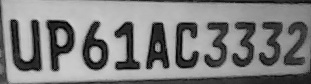
#> input picture IMG-20240409-WA0004.jpg, 311 x 84 px, given in place of the camera
$ python project.py
#> lines starting #> are read from the running program, lines starting #| are printed output that depends on the picture; after the words box and inside, x2 and y2 are one past the last pixel; in counts of white or black regions, pixels touching at a corner belong together
import cv2
from easyocr import Reader

# Initialize the camera
camera = cv2.VideoCapture(0)  # 0 indicates the default camera

while True:
    # Capture frame-by-frame
    ret, frame = camera.read()
#> frame is the input picture: shape (84, 311, 3); min 0, max 207, mean 127.6

    # Preprocess the frame
    gray = cv2.cvtColor(frame, cv2.COLOR_BGR2GRAY)
    blur = cv2.GaussianBlur(gray, (5, 5), 0)
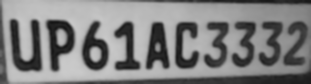
#> blur: shape (84, 311); min 20, max 202, mean 127.7
    edged = cv2.Canny(blur, 10, 200)
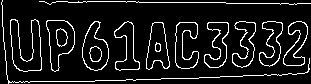
#> edged: shape (84, 311); 9.9% white in thin lines or dots

    # Find contours and extract the license plate
    contours, _ = cv2.findContours(edged, cv2.RETR_TREE, cv2.CHAIN_APPROX_SIMPLE)
#> contours = 28 contours, 2 with area under 20; largest, box (x1, y1, x2, y2) and area: (46, 20, 75, 72) 921, (10, 19, 42, 72) 908, (46, 20, 75, 72) 903, (10, 19, 42, 72) 891, (82, 21, 109, 71) 850
    contours = sorted(contours, key=cv2.contourArea, reverse=True)[:5]
#> contours = 5 contours; box (x1, y1, x2, y2) and area: (46, 20, 75, 72) 921, (10, 19, 42, 72) 908, (46, 20, 75, 72) 903, (10, 19, 42, 72) 891, (82, 21, 109, 71) 850

    for c in contours:
        peri = cv2.arcLength(c, True)
        approx = cv2.approxPolyDP(c, 0.02 * peri, True)
        if len(approx) == 4:
            n_plate_cnt = approx
            break
#> this loop made 5 passes
#> peri on passes 1 to 5: 143.6, 234.1, 141.3, 232.6, 136.8

    if len(approx) == 4:
        (x, y, w, h) = cv2.boundingRect(n_plate_cnt)
        license_plate = gray[y:y + h, x:x + w]

        # Perform OCR
        reader = Reader(['en'])
        detection = reader.readtext(license_plate)

        # Display results
        if len(detection) == 0:
            text = "Impossible to read the text from the license plate"
            cv2.putText(frame, text, (20, 40), cv2.FONT_HERSHEY_SIMPLEX, 0.75, (0, 0, 255), 3)
        else:
            cv2.drawContours(frame, [n_plate_cnt], -1, (0, 255, 0), 3)
            text = f"{detection[0][1]} {detection[0][2] * 100:.2f}%"
            cv2.putText(frame, text, (x, y - 20), cv2.FONT_HERSHEY_SIMPLEX, 0.75, (0, 255, 0), 2)

    # Display the resulting frame
    cv2.imshow('Camera Feed', frame)

    # Exit if 'q' is pressed
    if cv2.waitKey(1) & 0xFF == ord('q'):
#> (key q is pressed here)
        break

# Release the camera and close all OpenCV windows
camera.release()
cv2.destroyAllWindows()

$ run again, on IMG-20240409-WA0005.jpg
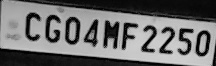
#> input picture IMG-20240409-WA0005.jpg, 216 x 66 px, given in place of the camera
#> frame is the input picture: shape (66, 216, 3); min 0, max 213, mean 108.7
#> `blur = cv2.GaussianBlur(gray, (5, 5), 0)`:
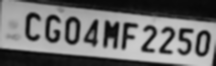
#> blur: shape (66, 216); min 7, max 206, mean 108.8
#> `edged = cv2.Canny(blur, 10, 200)`:
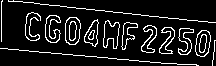
#> edged: shape (66, 216); 11.3% white in thin lines or dots
#> `contours, _ = cv2.findContours(edged, cv2.RETR_TREE, cv2.CHAIN_APPROX_..`: contours = 29 contours, 4 with area under 20; largest, box (x1, y1, x2, y2) and area: (65, 17, 81, 45) 352, (65, 17, 81, 45) 338, (195, 30, 211, 57) 313, (195, 30, 211, 57) 301, (103, 20, 120, 49) 292
#> `contours = sorted(contours, key=cv2.contourArea, reverse=True)[:5]`: contours = 5 contours; box (x1, y1, x2, y2) and area: (65, 17, 81, 45) 352, (65, 17, 81, 45) 338, (195, 30, 211, 57) 313, (195, 30, 211, 57) 301, (103, 20, 120, 49) 292
#> the loop `for c in contours:` made 5 passes
#> peri on passes 1 to 5: 74.63, 72.28, 71.46, 69.11, 102.9

$ run again, on IMG-20240409-WA0006.jpg
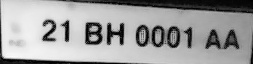
#> input picture IMG-20240409-WA0006.jpg, 253 x 64 px, given in place of the camera
#> frame is the input picture: shape (64, 253, 3); min 0, max 253, mean 157.5
#> `blur = cv2.GaussianBlur(gray, (5, 5), 0)`:
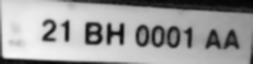
#> blur: shape (64, 253); min 3, max 246, mean 157.8
#> `edged = cv2.Canny(blur, 10, 200)`:
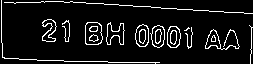
#> edged: shape (64, 253); 8.7% white in thin lines or dots
#> `contours, _ = cv2.findContours(edged, cv2.RETR_TREE, cv2.CHAIN_APPROX_..`: contours = 32 contours, 8 with area under 20; largest, box (x1, y1, x2, y2) and area: (85, 22, 103, 45) 343, (85, 22, 103, 45) 335, (135, 24, 149, 47) 242, (150, 25, 165, 48) 236, (167, 26, 181, 48) 236
#> `contours = sorted(contours, key=cv2.contourArea, reverse=True)[:5]`: contours = 5 contours; box (x1, y1, x2, y2) and area: (85, 22, 103, 45) 343, (85, 22, 103, 45) 335, (135, 24, 149, 47) 242, (150, 25, 165, 48) 236, (167, 26, 181, 48) 236
#> the loop `for c in contours:` made 5 passes
#> peri on passes 1 to 5: 72.97, 70.63, 61.21, 64.04, 59.8

$ run again, on IMG-20240409-WA0008.jpg
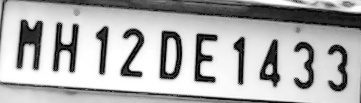
#> input picture IMG-20240409-WA0008.jpg, 361 x 103 px, given in place of the camera
#> frame is the input picture: shape (103, 361, 3); min 0, max 255, mean 173.8
#> `blur = cv2.GaussianBlur(gray, (5, 5), 0)`:
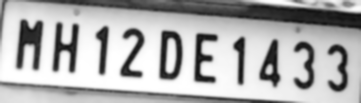
#> blur: shape (103, 361); min 13, max 255, mean 173.8
#> `edged = cv2.Canny(blur, 10, 200)`:
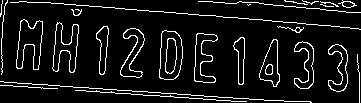
#> edged: shape (103, 361); 8.5% white in thin lines or dots
#> `contours, _ = cv2.findContours(edged, cv2.RETR_TREE, cv2.CHAIN_APPROX_..`: contours = 42 contours, 15 with area under 20; largest, box (x1, y1, x2, y2) and area: (159, 30, 183, 80) 951, (159, 30, 183, 80) 942, (16, 19, 43, 70) 772, (16, 19, 43, 70) 756, (52, 22, 79, 73) 632
#> `contours = sorted(contours, key=cv2.contourArea, reverse=True)[:5]`: contours = 5 contours; box (x1, y1, x2, y2) and area: (159, 30, 183, 80) 951, (159, 30, 183, 80) 942, (16, 19, 43, 70) 772, (16, 19, 43, 70) 756, (52, 22, 79, 73) 632
#> the loop `for c in contours:` made 5 passes
#> peri on passes 1 to 5: 131.1, 129.4, 199.8, 197.5, 218.9
